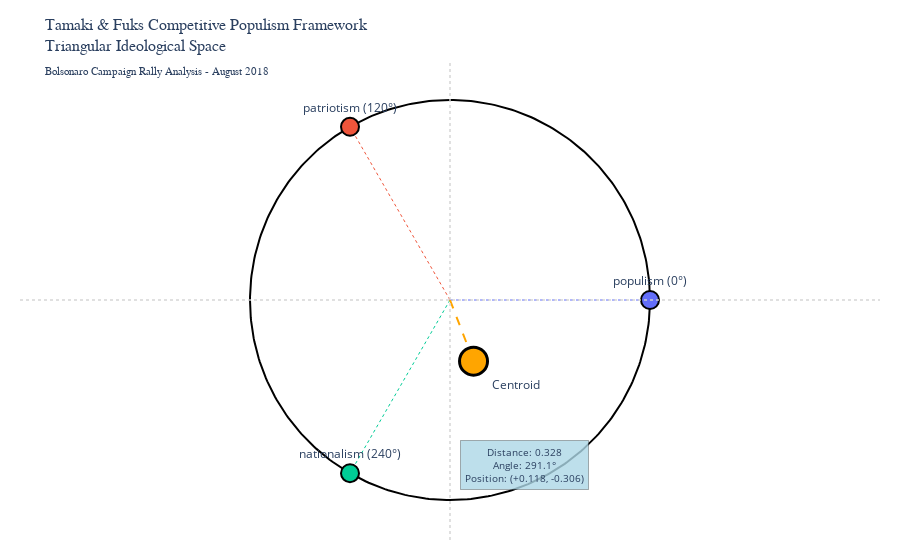

The cell this chart's notebook holds for it:
### Code cell
# Create sample Bolsonaro speech scores based on Tamaki & Fuks methodology
# These represent realistic scores following the 0-2 scale with 0.5 average populism

bolsonaro_speeches = {
    'Early Campaign (July 2018)': {
        'populism': 0.4,      # Moderate populist elements
        'patriotism': 0.3,    # Some institutional references
        'nationalism': 0.6    # Strong nationalist imagery
    },
    'Campaign Rally (August 2018)': {
        'populism': 0.7,      # Higher populism in rally context
        'patriotism': 0.2,    # Lower institutional respect
        'nationalism': 0.8    # Very strong nationalist content
    },
    'Pre-Election (September 2018)': {
        'populism': 0.6,      # Sustained populist messaging
        'patriotism': 0.4,    # Some institutional appeals
        'nationalism': 0.9    # Peak nationalist content
    },
    'Post-Attack (October 2018)': {
        'populism': 0.9,      # Peak populist sentiment
        'patriotism': 0.1,    # Minimal institutional reference
        'nationalism': 0.7    # Strong but secondary to populism
    }
}

# Initialize visualizer
viz = AdvancedDCSVisualizer()

# Create basic triangular visualization
fig_triangle = viz.plot(
    anchors=anchors,
    signature_scores=bolsonaro_speeches['Campaign Rally (August 2018)'],
    title="Tamaki & Fuks Competitive Populism Framework<br>Triangular Ideological Space<br><sub>Bolsonaro Campaign Rally Analysis - August 2018</sub>"
)

print("🔺 Triangular competitive space visualization created")
print("📊 Shows populism-patriotism-nationalism triangle with competitive positioning")
print("🎯 Demonstrates Framework Specification v3.2 anchor-set architecture")

### Figure 1 — Plotly figure (JSON) as saved in the notebook; plotly's stock layout.template omitted (floating-point values rounded to 4 significant figures; data arrays with more than 128 entries replaced by an {"elided": "..."} marker saying what was removed)
{"data": [{"line": {"color": "black", "width": 2}, "mode": "lines", "name": "Boundary", "showlegend": false, "type": "scatter", "x": {"elided": "361 float values"}, "y": {"elided": "361 float values"}}, {"hoverinfo": "skip", "line": {"color": "#636EFA", "dash": "dot", "width": 1}, "mode": "lines", "showlegend": false, "type": "scatter", "x": [0, 1], "y": [0, 0]}, {"hoverinfo": "skip", "line": {"color": "#EF553B", "dash": "dot", "width": 1}, "mode": "lines", "showlegend": false, "type": "scatter", "x": [0, -0.5], "y": [0, 0.866]}, {"hoverinfo": "skip", "line": {"color": "#00CC96", "dash": "dot", "width": 1}, "mode": "lines", "showlegend": false, "type": "scatter", "x": [0, -0.5], "y": [0, -0.866]}, {"hovertemplate": "<b>%{text}</b><extra></extra>", "marker": {"color": ["#636EFA", "#EF553B", "#00CC96"], "line": {"color": "black", "width": 2}, "size": 18}, "mode": "markers+text", "name": "Anchors", "text": ["populism (0°)", "patriotism (120°)", "nationalism (240°)"], "textposition": "top center", "type": "scatter", "x": [1, -0.5, -0.5], "y": [0, 0.866, -0.866]}, {"hovertemplate": "<b>%{text}</b><br>x: %{x:.3f}<br>y: %{y:.3f}<extra></extra>", "marker": {"color": "orange", "line": {"color": "black", "width": 3}, "size": 28}, "mode": "markers+text", "name": "Signature Centroid", "text": ["Centroid"], "textposition": "bottom right", "type": "scatter", "x": [0.1176], "y": [-0.3057]}, {"hoverinfo": "skip", "line": {"color": "orange", "dash": "dash", "width": 2}, "mode": "lines", "showlegend": false, "type": "scatter", "x": [0, 0.1176], "y": [0, -0.3057]}], "layout": {"annotations": [{"bgcolor": "rgba(173, 216, 230, 0.8)", "bordercolor": "rgba(0, 0, 0, 0.3)", "borderpad": 4, "borderwidth": 1, "font": {"size": 10}, "showarrow": false, "text": "Distance: 0.328<br>Angle: 291.1°<br>Position: (+0.118, -0.306)", "x": 0.05, "xanchor": "left", "y": -0.95, "yanchor": "bottom"}], "autosize": true, "margin": {"b": 20, "l": 20, "r": 20, "t": 60}, "paper_bgcolor": "white", "plot_bgcolor": "white", "shapes": [{"line": {"color": "lightgray", "dash": "dot"}, "opacity": 0.7, "type": "line", "x0": 0, "x1": 1, "xref": "x domain", "y0": 0, "y1": 0, "yref": "y"}, {"line": {"color": "lightgray", "dash": "dot"}, "opacity": 0.7, "type": "line", "x0": 0, "x1": 0, "xref": "x", "y0": 0, "y1": 1, "yref": "y domain"}], "showlegend": false, "title": {"font": {"family": "Arial", "size": 16}, "text": "Tamaki & Fuks Competitive Populism Framework<br>Triangular Ideological Space<br><sub>Bolsonaro Campaign Rally Analysis - August 2018</sub>"}, "xaxis": {"range": [-1.2, 1.2], "scaleanchor": "y", "scaleratio": 1, "visible": false}, "yaxis": {"range": [-1.2, 1.2], "visible": false}}}
